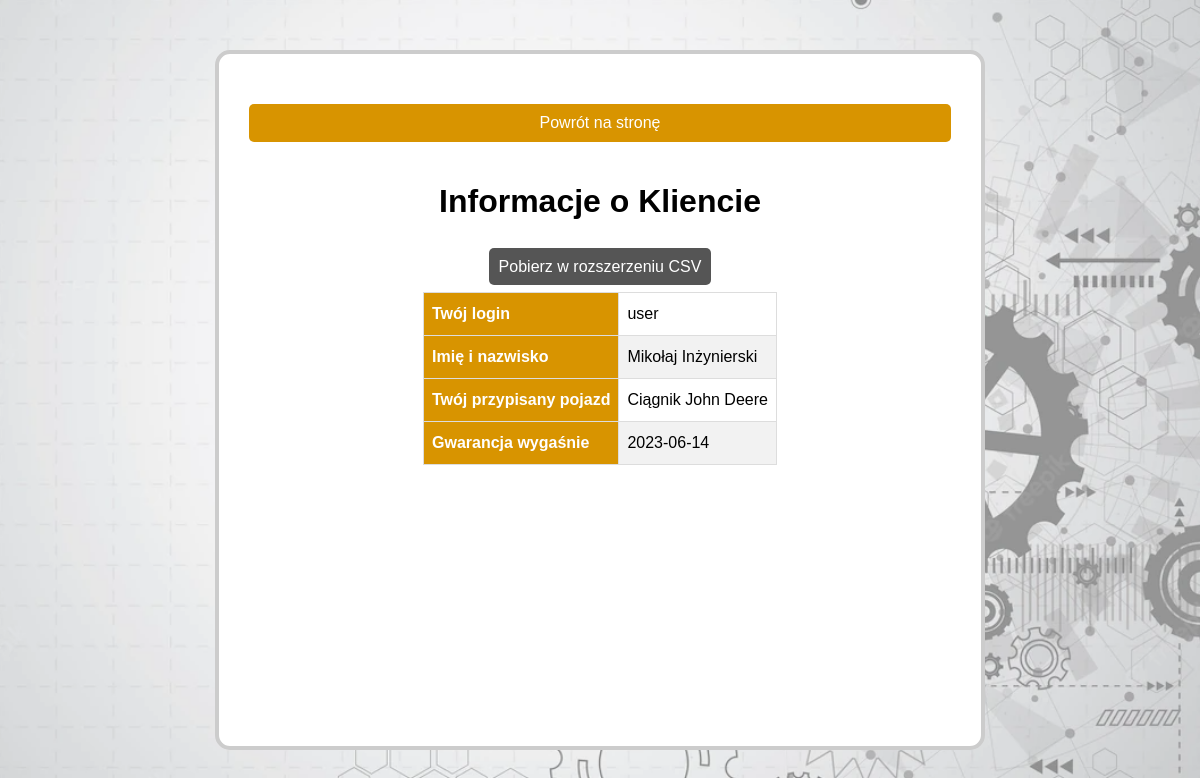
Page /my_info.php (signed in) on the committed database.
### tables this page shows
CREATE TABLE `users` (
  `ID_users` int(11) NOT NULL,
  `login` varchar(20) NOT NULL,
  `name` varchar(30) NOT NULL,
  `surname` varchar(30) NOT NULL,
  `vehicle` varchar(150) NOT NULL,
  `warranty_expires` date DEFAULT NULL,
  `password` varchar(20) NOT NULL
);

### my_info.php (the view, shortened to what this page needs)
<?php
    include "db_conn.php";
    if(isset($_SESSION['id_users']) && isset($_SESSION['login'])){
?>
<!DOCTYPE html5>
<html>
<head>
    <link rel="stylesheet" type="text/css" href="style.css">
</head>
<body>
    <div class="block_request">
        <a id="centered_return" href="user.php">Powrót na stronę</a>
        <h1>Informacje o Kliencie</h1>
        <p class="requests">
        <a id="centered_ahref" href="export_csv.php">Pobierz w rozszerzeniu CSV</a>
            <?php
                echo '<table id="table_requests">';
                $sql = "SELECT * FROM users WHERE ID_users LIKE '".$_SESSION['id_users']."';";
                $result = mysqli_query($conn, $sql);
                while ($row = $result->fetch_assoc()) {
                    $field1name = $row["login"];
                    $field2name = $row["name"];
                    $field3name = $row["surname"];
                    $field4name = $row["vehicle"];
                    $field5name = $row["warranty_expires"];
                    echo '
                    <tr>
                        <th> <font face="Arial">Twój login</font> </th>
                        <td>'.$field1name.'</td>
                    </tr>
                    <tr>
                        <th> <font face="Arial">Imię i nazwisko</font> </th>
                        <td>'.$field2name.' '.$field3name.'</td>
                    </tr>
                    <tr>
                        <th> <font face="Arial">Twój przypisany pojazd</font> </th>
                        <td>'.$field4name.'</td>
                    </tr>
                    <tr>
                        <th> <font face="Arial">Gwarancja wygaśnie</font> </th>
                        <td>'.$field5name.'</td>
                    </tr>
                    ';
                }
            ?>
        </p>
    </div>
</body>
</html>
<?php
}
else{
    header("Location: index.php");
    exit();
}
?>

### style.css (style rules this page uses)
body { background-image: url(pics/background.png); background-size: cover; background-repeat: no-repeat; display: flex; justify-content: center; align-items: center; height: 98% ; flex-direction: column; }
* { font-family:sans-serif; box-sizing: border-box; }
.block_request { display: flex; align-items: center; text-align: center; width: 65%; border: 4px solid #ccc; padding: 30px; background: #fff; border-radius: 15px; flex-direction: column; position: relative; height: 700px; overflow:scroll; overflow-x:hidden; }
#centered_ahref { text-align: center; background: #555; font-size: 16px; padding: 10px; width: 100%; margin-top: 20px; margin-bottom: 20px; color: #fff; border-radius: 5px; border: none; text-decoration: none; }
#centered_return { text-align: center; background: #d89400; font-size: 16px; padding: 10px; width: 100%; margin-top: 20px; margin-bottom: 20px; color: #fff; border-radius: 5px; border: none; text-decoration: none; }
#table_requests { font-family: Arial, Helvetica, sans-serif; border-collapse: collapse; width: 100%; }
#table_requests td { border: 1px solid #ddd; padding: 8px; text-justify: inter-word; }
#table_requests th { border: 1px solid #ddd; padding: 8px; }
#table_requests tr:nth-child(even) { background-color: #f2f2f2; }
#table_requests th { padding-top: 12px; padding-bottom: 12px; text-align: left; background-color: #d89400; color: white; }

### rows in the picture
users: login "user", name "Mikołaj", surname "Inżynierski", vehicle "Ciągnik John Deere", warranty_expires "2023-06-14"
